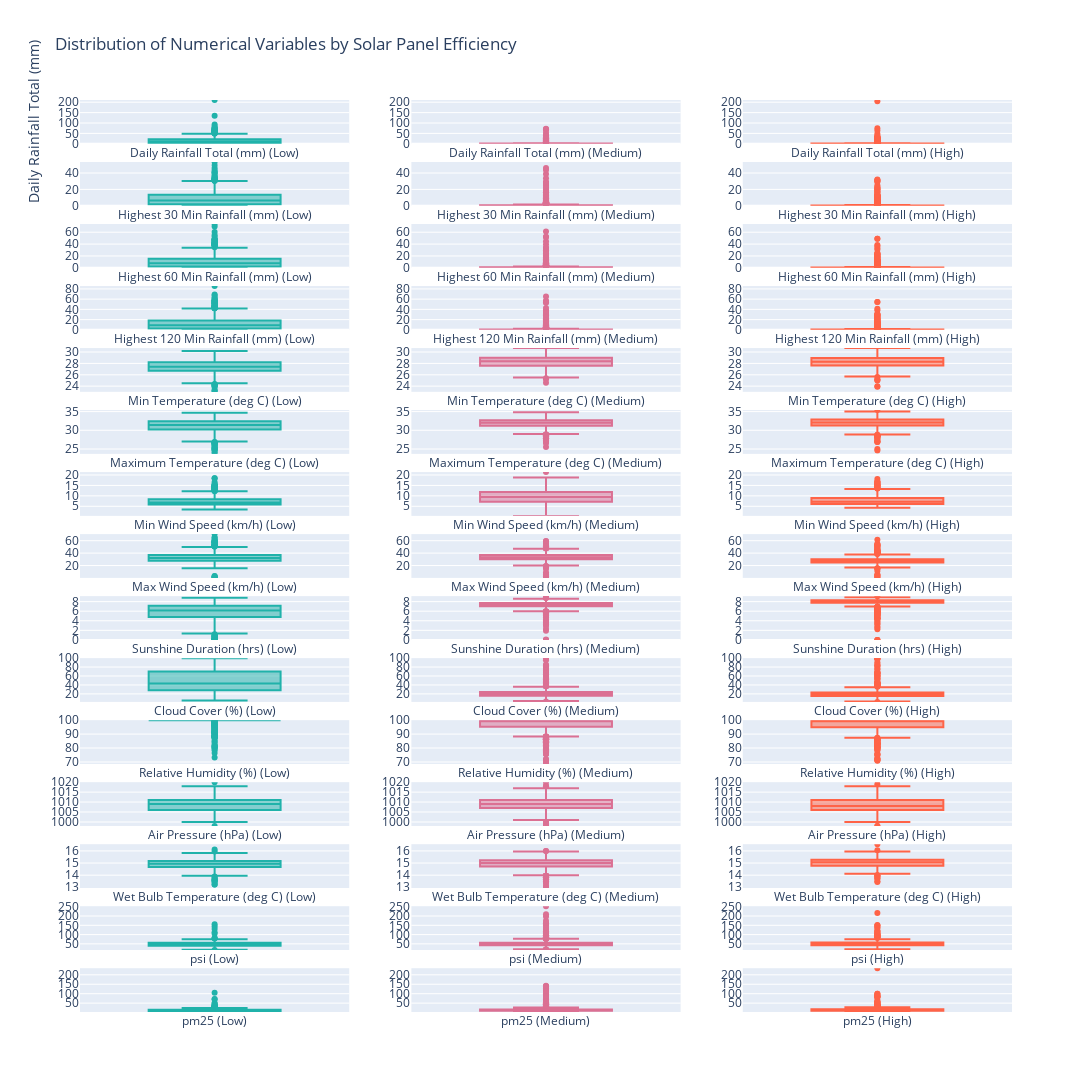

Notebook cell for this chart:
### Markdown cell above
### Numerical Variables

### Code cell
fig = make_subplots(rows=len(numerical_columns), cols=3)

for i, column in enumerate(numerical_columns):
    # Filter data for Solar Panel Efficiency categories
    spe_low = merged_data[merged_data['Daily Solar Panel Efficiency'] == 'Low'][column]
    spe_normal = merged_data[merged_data['Daily Solar Panel Efficiency'] == 'Medium'][column]
    spe_high = merged_data[merged_data['Daily Solar Panel Efficiency'] == 'High'][column]

    # Calculate global min and max for the current variable across all categories
    global_min = min(spe_low.min(), spe_normal.min(), spe_high.min())
    global_max = max(spe_low.max(), spe_normal.max(), spe_high.max())

    # Add box plot for Solar Panel Efficiency = Low
    fig.add_trace(
        go.Box(y=spe_low, name=f"{column} (Low)", marker_color='lightseagreen', showlegend=False),
        row=i + 1, col=1
    )
    # Add box plot for Solar Panel Efficiency = Medium
    fig.add_trace(
        go.Box(y=spe_normal, name=f"{column} (Medium)", marker_color='palevioletred', showlegend=False),
        row=i + 1, col=2
    )
    # Add box plot for Solar Panel Efficiency = High
    fig.add_trace(
        go.Box(y=spe_high, name=f"{column} (High)", marker_color='tomato', showlegend=False),
        row=i + 1, col=3
    )

    # Set the same y-axis range for all subplots in the current row
    for j in range(1, 4):  # Columns are 1-indexed in plotly
        fig.update_yaxes(range=[global_min, global_max], row=i + 1, col=j)
    
    # Add y-axis title to the first column of each row
    if i == 0:  # Only for the first row to avoid repetition
        fig.update_yaxes(title_text=column, row=i + 1, col=1)

fig.update_layout(height=500*len(numerical_columns), width=1200, 
                  title_text="Distribution of Numerical Variables by Solar Panel Efficiency")
fig.show()

### Figure 1 — Plotly figure (JSON) as saved in the notebook; plotly's stock layout.template omitted (floating-point values rounded to 4 significant figures; data arrays with more than 128 entries replaced by an {"elided": "..."} marker saying what was removed)
{"data": [{"marker": {"color": "lightseagreen"}, "name": "Daily Rainfall Total (mm) (Low)", "showlegend": false, "type": "box", "xaxis": "x", "y": {"elided": "795 float values"}, "yaxis": "y"}, {"marker": {"color": "palevioletred"}, "name": "Daily Rainfall Total (mm) (Medium)", "showlegend": false, "type": "box", "xaxis": "x2", "y": {"elided": "1749 float values"}, "yaxis": "y2"}, {"marker": {"color": "tomato"}, "name": "Daily Rainfall Total (mm) (High)", "showlegend": false, "type": "box", "xaxis": "x3", "y": {"elided": "653 float values"}, "yaxis": "y3"}, {"marker": {"color": "lightseagreen"}, "name": "Highest 30 Min Rainfall (mm) (Low)", "showlegend": false, "type": "box", "xaxis": "x4", "y": {"elided": "795 float values"}, "yaxis": "y4"}, {"marker": {"color": "palevioletred"}, "name": "Highest 30 Min Rainfall (mm) (Medium)", "showlegend": false, "type": "box", "xaxis": "x5", "y": {"elided": "1749 float values"}, "yaxis": "y5"}, {"marker": {"color": "tomato"}, "name": "Highest 30 Min Rainfall (mm) (High)", "showlegend": false, "type": "box", "xaxis": "x6", "y": {"elided": "653 float values"}, "yaxis": "y6"}, {"marker": {"color": "lightseagreen"}, "name": "Highest 60 Min Rainfall (mm) (Low)", "showlegend": false, "type": "box", "xaxis": "x7", "y": {"elided": "795 float values"}, "yaxis": "y7"}, {"marker": {"color": "palevioletred"}, "name": "Highest 60 Min Rainfall (mm) (Medium)", "showlegend": false, "type": "box", "xaxis": "x8", "y": {"elided": "1749 float values"}, "yaxis": "y8"}, {"marker": {"color": "tomato"}, "name": "Highest 60 Min Rainfall (mm) (High)", "showlegend": false, "type": "box", "xaxis": "x9", "y": {"elided": "653 float values"}, "yaxis": "y9"}, {"marker": {"color": "lightseagreen"}, "name": "Highest 120 Min Rainfall (mm) (Low)", "showlegend": false, "type": "box", "xaxis": "x10", "y": {"elided": "795 float values"}, "yaxis": "y10"}, {"marker": {"color": "palevioletred"}, "name": "Highest 120 Min Rainfall (mm) (Medium)", "showlegend": false, "type": "box", "xaxis": "x11", "y": {"elided": "1749 float values"}, "yaxis": "y11"}, {"marker": {"color": "tomato"}, "name": "Highest 120 Min Rainfall (mm) (High)", "showlegend": false, "type": "box", "xaxis": "x12", "y": {"elided": "653 float values"}, "yaxis": "y12"}, {"marker": {"color": "lightseagreen"}, "name": "Min Temperature (deg C) (Low)", "showlegend": false, "type": "box", "xaxis": "x13", "y": {"elided": "795 float values"}, "yaxis": "y13"}, {"marker": {"color": "palevioletred"}, "name": "Min Temperature (deg C) (Medium)", "showlegend": false, "type": "box", "xaxis": "x14", "y": {"elided": "1749 float values"}, "yaxis": "y14"}, {"marker": {"color": "tomato"}, "name": "Min Temperature (deg C) (High)", "showlegend": false, "type": "box", "xaxis": "x15", "y": {"elided": "653 float values"}, "yaxis": "y15"}, {"marker": {"color": "lightseagreen"}, "name": "Maximum Temperature (deg C) (Low)", "showlegend": false, "type": "box", "xaxis": "x16", "y": {"elided": "795 float values"}, "yaxis": "y16"}, {"marker": {"color": "palevioletred"}, "name": "Maximum Temperature (deg C) (Medium)", "showlegend": false, "type": "box", "xaxis": "x17", "y": {"elided": "1749 float values"}, "yaxis": "y17"}, {"marker": {"color": "tomato"}, "name": "Maximum Temperature (deg C) (High)", "showlegend": false, "type": "box", "xaxis": "x18", "y": {"elided": "653 float values"}, "yaxis": "y18"}, {"marker": {"color": "lightseagreen"}, "name": "Min Wind Speed (km/h) (Low)", "showlegend": false, "type": "box", "xaxis": "x19", "y": {"elided": "795 float values"}, "yaxis": "y19"}, {"marker": {"color": "palevioletred"}, "name": "Min Wind Speed (km/h) (Medium)", "showlegend": false, "type": "box", "xaxis": "x20", "y": {"elided": "1749 float values"}, "yaxis": "y20"}, {"marker": {"color": "tomato"}, "name": "Min Wind Speed (km/h) (High)", "showlegend": false, "type": "box", "xaxis": "x21", "y": {"elided": "653 float values"}, "yaxis": "y21"}, {"marker": {"color": "lightseagreen"}, "name": "Max Wind Speed (km/h) (Low)", "showlegend": false, "type": "box", "xaxis": "x22", "y": {"elided": "795 float values"}, "yaxis": "y22"}, {"marker": {"color": "palevioletred"}, "name": "Max Wind Speed (km/h) (Medium)", "showlegend": false, "type": "box", "xaxis": "x23", "y": {"elided": "1749 float values"}, "yaxis": "y23"}, {"marker": {"color": "tomato"}, "name": "Max Wind Speed (km/h) (High)", "showlegend": false, "type": "box", "xaxis": "x24", "y": {"elided": "653 float values"}, "yaxis": "y24"}, {"marker": {"color": "lightseagreen"}, "name": "Sunshine Duration (hrs) (Low)", "showlegend": false, "type": "box", "xaxis": "x25", "y": {"elided": "795 float values"}, "yaxis": "y25"}, {"marker": {"color": "palevioletred"}, "name": "Sunshine Duration (hrs) (Medium)", "showlegend": false, "type": "box", "xaxis": "x26", "y": {"elided": "1749 float values"}, "yaxis": "y26"}, {"marker": {"color": "tomato"}, "name": "Sunshine Duration (hrs) (High)", "showlegend": false, "type": "box", "xaxis": "x27", "y": {"elided": "653 float values"}, "yaxis": "y27"}, {"marker": {"color": "lightseagreen"}, "name": "Cloud Cover (%) (Low)", "showlegend": false, "type": "box", "xaxis": "x28", "y": {"elided": "795 float values"}, "yaxis": "y28"}, {"marker": {"color": "palevioletred"}, "name": "Cloud Cover (%) (Medium)", "showlegend": false, "type": "box", "xaxis": "x29", "y": {"elided": "1749 float values"}, "yaxis": "y29"}, {"marker": {"color": "tomato"}, "name": "Cloud Cover (%) (High)", "showlegend": false, "type": "box", "xaxis": "x30", "y": {"elided": "653 int values"}, "yaxis": "y30"}, {"marker": {"color": "lightseagreen"}, "name": "Relative Humidity (%) (Low)", "showlegend": false, "type": "box", "xaxis": "x31", "y": {"elided": "795 float values"}, "yaxis": "y31"}, {"marker": {"color": "palevioletred"}, "name": "Relative Humidity (%) (Medium)", "showlegend": false, "type": "box", "xaxis": "x32", "y": {"elided": "1749 float values"}, "yaxis": "y32"}, {"marker": {"color": "tomato"}, "name": "Relative Humidity (%) (High)", "showlegend": false, "type": "box", "xaxis": "x33", "y": {"elided": "653 float values"}, "yaxis": "y33"}, {"marker": {"color": "lightseagreen"}, "name": "Air Pressure (hPa) (Low)", "showlegend": false, "type": "box", "xaxis": "x34", "y": {"elided": "795 int values"}, "yaxis": "y34"}, {"marker": {"color": "palevioletred"}, "name": "Air Pressure (hPa) (Medium)", "showlegend": false, "type": "box", "xaxis": "x35", "y": {"elided": "1749 int values"}, "yaxis": "y35"}, {"marker": {"color": "tomato"}, "name": "Air Pressure (hPa) (High)", "showlegend": false, "type": "box", "xaxis": "x36", "y": {"elided": "653 int values"}, "yaxis": "y36"}, {"marker": {"color": "lightseagreen"}, "name": "Wet Bulb Temperature (deg C) (Low)", "showlegend": false, "type": "box", "xaxis": "x37", "y": {"elided": "795 float values"}, "yaxis": "y37"}, {"marker": {"color": "palevioletred"}, "name": "Wet Bulb Temperature (deg C) (Medium)", "showlegend": false, "type": "box", "xaxis": "x38", "y": {"elided": "1749 float values"}, "yaxis": "y38"}, {"marker": {"color": "tomato"}, "name": "Wet Bulb Temperature (deg C) (High)", "showlegend": false, "type": "box", "xaxis": "x39", "y": {"elided": "653 float values"}, "yaxis": "y39"}, {"marker": {"color": "lightseagreen"}, "name": "psi (Low)", "showlegend": false, "type": "box", "xaxis": "x40", "y": {"elided": "795 float values"}, "yaxis": "y40"}, {"marker": {"color": "palevioletred"}, "name": "psi (Medium)", "showlegend": false, "type": "box", "xaxis": "x41", "y": {"elided": "1749 float values"}, "yaxis": "y41"}, {"marker": {"color": "tomato"}, "name": "psi (High)", "showlegend": false, "type": "box", "xaxis": "x42", "y": {"elided": "653 float values"}, "yaxis": "y42"}, {"marker": {"color": "lightseagreen"}, "name": "pm25 (Low)", "showlegend": false, "type": "box", "xaxis": "x43", "y": {"elided": "795 float values"}, "yaxis": "y43"}, {"marker": {"color": "palevioletred"}, "name": "pm25 (Medium)", "showlegend": false, "type": "box", "xaxis": "x44", "y": {"elided": "1749 float values"}, "yaxis": "y44"}, {"marker": {"color": "tomato"}, "name": "pm25 (High)", "showlegend": false, "type": "box", "xaxis": "x45", "y": {"elided": "653 float values"}, "yaxis": "y45"}], "layout": {"height": 7500, "title": {"text": "Distribution of Numerical Variables by Solar Panel Efficiency"}, "width": 1200, "xaxis": {"anchor": "y", "domain": [0, 0.2889]}, "xaxis10": {"anchor": "y10", "domain": [0, 0.2889]}, "xaxis11": {"anchor": "y11", "domain": [0.3556, 0.6444]}, "xaxis12": {"anchor": "y12", "domain": [0.7111, 1]}, "xaxis13": {"anchor": "y13", "domain": [0, 0.2889]}, "xaxis14": {"anchor": "y14", "domain": [0.3556, 0.6444]}, "xaxis15": {"anchor": "y15", "domain": [0.7111, 1]}, "xaxis16": {"anchor": "y16", "domain": [0, 0.2889]}, "xaxis17": {"anchor": "y17", "domain": [0.3556, 0.6444]}, "xaxis18": {"anchor": "y18", "domain": [0.7111, 1]}, "xaxis19": {"anchor": "y19", "domain": [0, 0.2889]}, "xaxis2": {"anchor": "y2", "domain": [0.3556, 0.6444]}, "xaxis20": {"anchor": "y20", "domain": [0.3556, 0.6444]}, "xaxis21": {"anchor": "y21", "domain": [0.7111, 1]}, "xaxis22": {"anchor": "y22", "domain": [0, 0.2889]}, "xaxis23": {"anchor": "y23", "domain": [0.3556, 0.6444]}, "xaxis24": {"anchor": "y24", "domain": [0.7111, 1]}, "xaxis25": {"anchor": "y25", "domain": [0, 0.2889]}, "xaxis26": {"anchor": "y26", "domain": [0.3556, 0.6444]}, "xaxis27": {"anchor": "y27", "domain": [0.7111, 1]}, "xaxis28": {"anchor": "y28", "domain": [0, 0.2889]}, "xaxis29": {"anchor": "y29", "domain": [0.3556, 0.6444]}, "xaxis3": {"anchor": "y3", "domain": [0.7111, 1]}, "xaxis30": {"anchor": "y30", "domain": [0.7111, 1]}, "xaxis31": {"anchor": "y31", "domain": [0, 0.2889]}, "xaxis32": {"anchor": "y32", "domain": [0.3556, 0.6444]}, "xaxis33": {"anchor": "y33", "domain": [0.7111, 1]}, "xaxis34": {"anchor": "y34", "domain": [0, 0.2889]}, "xaxis35": {"anchor": "y35", "domain": [0.3556, 0.6444]}, "xaxis36": {"anchor": "y36", "domain": [0.7111, 1]}, "xaxis37": {"anchor": "y37", "domain": [0, 0.2889]}, "xaxis38": {"anchor": "y38", "domain": [0.3556, 0.6444]}, "xaxis39": {"anchor": "y39", "domain": [0.7111, 1]}, "xaxis4": {"anchor": "y4", "domain": [0, 0.2889]}, "xaxis40": {"anchor": "y40", "domain": [0, 0.2889]}, "xaxis41": {"anchor": "y41", "domain": [0.3556, 0.6444]}, "xaxis42": {"anchor": "y42", "domain": [0.7111, 1]}, "xaxis43": {"anchor": "y43", "domain": [0, 0.2889]}, "xaxis44": {"anchor": "y44", "domain": [0.3556, 0.6444]}, "xaxis45": {"anchor": "y45", "domain": [0.7111, 1]}, "xaxis5": {"anchor": "y5", "domain": [0.3556, 0.6444]}, "xaxis6": {"anchor": "y6", "domain": [0.7111, 1]}, "xaxis7": {"anchor": "y7", "domain": [0, 0.2889]}, "xaxis8": {"anchor": "y8", "domain": [0.3556, 0.6444]}, "xaxis9": {"anchor": "y9", "domain": [0.7111, 1]}, "yaxis": {"anchor": "x", "domain": [0.952, 1], "range": [0, 210.6], "title": {"text": "Daily Rainfall Total (mm)"}}, "yaxis10": {"anchor": "x10", "domain": [0.748, 0.796], "range": [0, 85.6]}, "yaxis11": {"anchor": "x11", "domain": [0.748, 0.796], "range": [0, 85.6]}, "yaxis12": {"anchor": "x12", "domain": [0.748, 0.796], "range": [0, 85.6]}, "yaxis13": {"anchor": "x13", "domain": [0.68, 0.728], "range": [23, 30.7]}, "yaxis14": {"anchor": "x14", "domain": [0.68, 0.728], "range": [23, 30.7]}, "yaxis15": {"anchor": "x15", "domain": [0.68, 0.728], "range": [23, 30.7]}, "yaxis16": {"anchor": "x16", "domain": [0.612, 0.66], "range": [23.7, 35.4]}, "yaxis17": {"anchor": "x17", "domain": [0.612, 0.66], "range": [23.7, 35.4]}, "yaxis18": {"anchor": "x18", "domain": [0.612, 0.66], "range": [23.7, 35.4]}, "yaxis19": {"anchor": "x19", "domain": [0.544, 0.592], "range": [0.4, 21.4]}, "yaxis2": {"anchor": "x2", "domain": [0.952, 1], "range": [0, 210.6]}, "yaxis20": {"anchor": "x20", "domain": [0.544, 0.592], "range": [0.4, 21.4]}, "yaxis21": {"anchor": "x21", "domain": [0.544, 0.592], "range": [0.4, 21.4]}, "yaxis22": {"anchor": "x22", "domain": [0.476, 0.524], "range": [0.15, 70.6]}, "yaxis23": {"anchor": "x23", "domain": [0.476, 0.524], "range": [0.15, 70.6]}, "yaxis24": {"anchor": "x24", "domain": [0.476, 0.524], "range": [0.15, 70.6]}, "yaxis25": {"anchor": "x25", "domain": [0.408, 0.456], "range": [0, 9.15]}, "yaxis26": {"anchor": "x26", "domain": [0.408, 0.456], "range": [0, 9.15]}, "yaxis27": {"anchor": "x27", "domain": [0.408, 0.456], "range": [0, 9.15]}, "yaxis28": {"anchor": "x28", "domain": [0.34, 0.388], "range": [2, 100]}, "yaxis29": {"anchor": "x29", "domain": [0.34, 0.388], "range": [2, 100]}, "yaxis3": {"anchor": "x3", "domain": [0.952, 1], "range": [0, 210.6]}, "yaxis30": {"anchor": "x30", "domain": [0.34, 0.388], "range": [2, 100]}, "yaxis31": {"anchor": "x31", "domain": [0.272, 0.32], "range": [68.6, 100]}, "yaxis32": {"anchor": "x32", "domain": [0.272, 0.32], "range": [68.6, 100]}, "yaxis33": {"anchor": "x33", "domain": [0.272, 0.32], "range": [68.6, 100]}, "yaxis34": {"anchor": "x34", "domain": [0.204, 0.252], "range": [998, 1020]}, "yaxis35": {"anchor": "x35", "domain": [0.204, 0.252], "range": [998, 1020]}, "yaxis36": {"anchor": "x36", "domain": [0.204, 0.252], "range": [998, 1020]}, "yaxis37": {"anchor": "x37", "domain": [0.136, 0.184], "range": [12.94, 16.56]}, "yaxis38": {"anchor": "x38", "domain": [0.136, 0.184], "range": [12.94, 16.56]}, "yaxis39": {"anchor": "x39", "domain": [0.136, 0.184], "range": [12.94, 16.56]}, "yaxis4": {"anchor": "x4", "domain": [0.884, 0.932], "range": [0, 53.4]}, "yaxis40": {"anchor": "x40", "domain": [0.068, 0.116], "range": [17, 253]}, "yaxis41": {"anchor": "x41", "domain": [0.068, 0.116], "range": [17, 253]}, "yaxis42": {"anchor": "x42", "domain": [0.068, 0.116], "range": [17, 253]}, "yaxis43": {"anchor": "x43", "domain": [0, 0.048], "range": [3, 235]}, "yaxis44": {"anchor": "x44", "domain": [0, 0.048], "range": [3, 235]}, "yaxis45": {"anchor": "x45", "domain": [0, 0.048], "range": [3, 235]}, "yaxis5": {"anchor": "x5", "domain": [0.884, 0.932], "range": [0, 53.4]}, "yaxis6": {"anchor": "x6", "domain": [0.884, 0.932], "range": [0, 53.4]}, "yaxis7": {"anchor": "x7", "domain": [0.816, 0.864], "range": [0, 73.8]}, "yaxis8": {"anchor": "x8", "domain": [0.816, 0.864], "range": [0, 73.8]}, "yaxis9": {"anchor": "x9", "domain": [0.816, 0.864], "range": [0, 73.8]}}}
